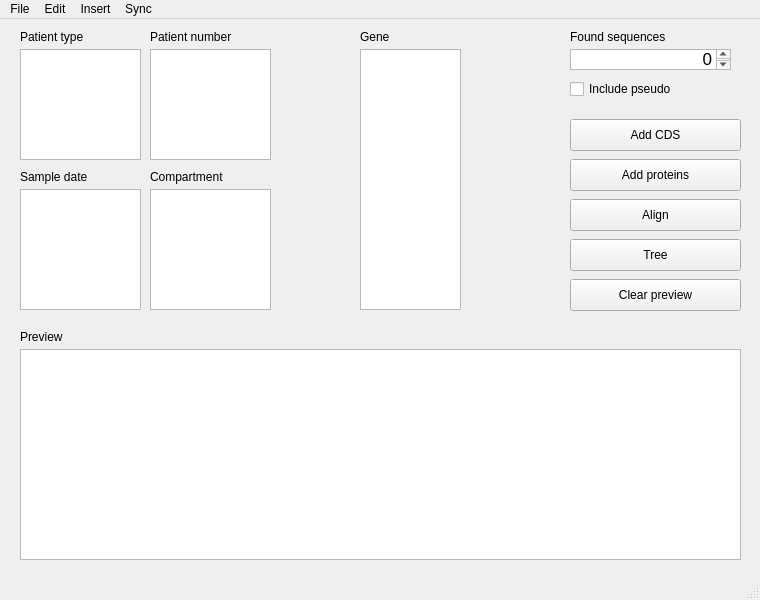
<?xml version="1.0" encoding="UTF-8"?>
<ui version="4.0">
 <class>MainWindow</class>
 <widget class="QMainWindow" name="MainWindow">
  <property name="geometry">
   <rect>
    <x>0</x>
    <y>0</y>
    <width>760</width>
    <height>600</height>
   </rect>
  </property>
  <property name="windowTitle">
   <string>MainWindow</string>
  </property>
  <widget class="QWidget" name="centralwidget">
   <widget class="QListWidget" name="patientTypeList">
    <property name="geometry">
     <rect>
      <x>20</x>
      <y>30</y>
      <width>121</width>
      <height>111</height>
     </rect>
    </property>
   </widget>
   <widget class="QLabel" name="label">
    <property name="geometry">
     <rect>
      <x>20</x>
      <y>10</y>
      <width>101</width>
      <height>16</height>
     </rect>
    </property>
    <property name="text">
     <string>Patient type</string>
    </property>
   </widget>
   <widget class="QListWidget" name="patientNumberList">
    <property name="geometry">
     <rect>
      <x>150</x>
      <y>30</y>
      <width>121</width>
      <height>111</height>
     </rect>
    </property>
   </widget>
   <widget class="QLabel" name="label_2">
    <property name="geometry">
     <rect>
      <x>150</x>
      <y>10</y>
      <width>101</width>
      <height>16</height>
     </rect>
    </property>
    <property name="text">
     <string>Patient number</string>
    </property>
   </widget>
   <widget class="QLabel" name="label_3">
    <property name="geometry">
     <rect>
      <x>20</x>
      <y>150</y>
      <width>101</width>
      <height>16</height>
     </rect>
    </property>
    <property name="text">
     <string>Sample date</string>
    </property>
   </widget>
   <widget class="QListWidget" name="sampleDateList">
    <property name="geometry">
     <rect>
      <x>20</x>
      <y>170</y>
      <width>121</width>
      <height>121</height>
     </rect>
    </property>
   </widget>
   <widget class="QListWidget" name="compartmentList">
    <property name="geometry">
     <rect>
      <x>150</x>
      <y>170</y>
      <width>121</width>
      <height>121</height>
     </rect>
    </property>
   </widget>
   <widget class="QLabel" name="label_4">
    <property name="geometry">
     <rect>
      <x>150</x>
      <y>150</y>
      <width>101</width>
      <height>16</height>
     </rect>
    </property>
    <property name="text">
     <string>Compartment</string>
    </property>
   </widget>
   <widget class="QLabel" name="label_5">
    <property name="geometry">
     <rect>
      <x>360</x>
      <y>10</y>
      <width>101</width>
      <height>16</height>
     </rect>
    </property>
    <property name="text">
     <string>Gene</string>
    </property>
   </widget>
   <widget class="QListWidget" name="geneList">
    <property name="geometry">
     <rect>
      <x>360</x>
      <y>30</y>
      <width>101</width>
      <height>261</height>
     </rect>
    </property>
   </widget>
   <widget class="QLabel" name="label_7">
    <property name="geometry">
     <rect>
      <x>570</x>
      <y>10</y>
      <width>141</width>
      <height>16</height>
     </rect>
    </property>
    <property name="text">
     <string>Found sequences</string>
    </property>
   </widget>
   <widget class="QTextEdit" name="numSeqText">
    <property name="geometry">
     <rect>
      <x>570</x>
      <y>30</y>
      <width>161</width>
      <height>21</height>
     </rect>
    </property>
    <property name="html">
     <string>&lt;!DOCTYPE HTML PUBLIC &quot;-//W3C//DTD HTML 4.0//EN&quot; &quot;http://www.w3.org/TR/REC-html40/strict.dtd&quot;&gt;
&lt;html&gt;&lt;head&gt;&lt;meta name=&quot;qrichtext&quot; content=&quot;1&quot; /&gt;&lt;style type=&quot;text/css&quot;&gt;
p, li { white-space: pre-wrap; }
&lt;/style&gt;&lt;/head&gt;&lt;body style=&quot; font-family:'.AppleSystemUIFont'; font-size:13pt; font-weight:400; font-style:normal;&quot;&gt;
&lt;p align=&quot;right&quot; style=&quot; margin-top:0px; margin-bottom:0px; margin-left:0px; margin-right:0px; -qt-block-indent:0; text-indent:0px;&quot;&gt;0&lt;/p&gt;&lt;/body&gt;&lt;/html&gt;</string>
    </property>
   </widget>
   <widget class="QPushButton" name="addCDSButton">
    <property name="geometry">
     <rect>
      <x>570</x>
      <y>100</y>
      <width>171</width>
      <height>32</height>
     </rect>
    </property>
    <property name="text">
     <string>Add CDS</string>
    </property>
   </widget>
   <widget class="QPushButton" name="addProteinsButton">
    <property name="geometry">
     <rect>
      <x>570</x>
      <y>140</y>
      <width>171</width>
      <height>32</height>
     </rect>
    </property>
    <property name="text">
     <string>Add proteins</string>
    </property>
   </widget>
   <widget class="QPushButton" name="treeButton">
    <property name="geometry">
     <rect>
      <x>570</x>
      <y>220</y>
      <width>171</width>
      <height>32</height>
     </rect>
    </property>
    <property name="text">
     <string>Tree</string>
    </property>
   </widget>
   <widget class="QPushButton" name="alignButton">
    <property name="geometry">
     <rect>
      <x>570</x>
      <y>180</y>
      <width>171</width>
      <height>32</height>
     </rect>
    </property>
    <property name="text">
     <string>Align</string>
    </property>
   </widget>
   <widget class="QPushButton" name="clearButton">
    <property name="geometry">
     <rect>
      <x>570</x>
      <y>260</y>
      <width>171</width>
      <height>32</height>
     </rect>
    </property>
    <property name="text">
     <string>Clear preview</string>
    </property>
   </widget>
   <widget class="QLabel" name="label_6">
    <property name="geometry">
     <rect>
      <x>20</x>
      <y>310</y>
      <width>141</width>
      <height>16</height>
     </rect>
    </property>
    <property name="text">
     <string>Preview</string>
    </property>
   </widget>
   <widget class="QPlainTextEdit" name="selectedSequencesArea">
    <property name="geometry">
     <rect>
      <x>20</x>
      <y>330</y>
      <width>721</width>
      <height>211</height>
     </rect>
    </property>
   </widget>
   <widget class="QCheckBox" name="checkBox">
    <property name="geometry">
     <rect>
      <x>570</x>
      <y>60</y>
      <width>121</width>
      <height>20</height>
     </rect>
    </property>
    <property name="text">
     <string>Include pseudo</string>
    </property>
   </widget>
  </widget>
  <widget class="QMenuBar" name="menubar">
   <property name="geometry">
    <rect>
     <x>0</x>
     <y>0</y>
     <width>760</width>
     <height>24</height>
    </rect>
   </property>
   <widget class="QMenu" name="menuNew_entry">
    <property name="title">
     <string>Insert</string>
    </property>
    <widget class="QMenu" name="menuNew_entry_2">
     <property name="title">
      <string>New entry</string>
     </property>
     <addaction name="actionAnnotated_from_reads_fastq"/>
     <addaction name="actionFrom_genome_fasta"/>
     <addaction name="actionFrom_NCBI_accessio_number"/>
     <addaction name="actionBlank_entry"/>
    </widget>
    <widget class="QMenu" name="menuNew_sequence">
     <property name="title">
      <string>New sequence</string>
     </property>
     <addaction name="actionTo_existing_entry"/>
     <addaction name="actionProtein"/>
    </widget>
    <addaction name="menuNew_entry_2"/>
    <addaction name="menuNew_sequence"/>
   </widget>
   <widget class="QMenu" name="menuSync">
    <property name="title">
     <string>Sync</string>
    </property>
   </widget>
   <widget class="QMenu" name="menuFile">
    <property name="title">
     <string>File</string>
    </property>
    <addaction name="actionSave_sequences"/>
    <addaction name="actionSave_alignment"/>
    <addaction name="actionSave_tree"/>
    <addaction name="actionQuit"/>
   </widget>
   <widget class="QMenu" name="menuEdit">
    <property name="title">
     <string>Edit</string>
    </property>
    <addaction name="actionModify_entry"/>
   </widget>
   <addaction name="menuFile"/>
   <addaction name="menuEdit"/>
   <addaction name="menuNew_entry"/>
   <addaction name="menuSync"/>
  </widget>
  <widget class="QStatusBar" name="statusbar"/>
  <action name="actionFrom_genome">
   <property name="text">
    <string>From genome (fasta)</string>
   </property>
  </action>
  <action name="actionFrom_reads">
   <property name="text">
    <string>From reads (fastq)</string>
   </property>
  </action>
  <action name="actionFrom_NCBI">
   <property name="text">
    <string>From NCBI accession no.</string>
   </property>
  </action>
  <action name="actionSave_alignment">
   <property name="enabled">
    <bool>false</bool>
   </property>
   <property name="text">
    <string>Save alignment (fasta)</string>
   </property>
  </action>
  <action name="actionSave_tree">
   <property name="enabled">
    <bool>false</bool>
   </property>
   <property name="text">
    <string>Save tree</string>
   </property>
  </action>
  <action name="actionSave_sequences">
   <property name="enabled">
    <bool>false</bool>
   </property>
   <property name="text">
    <string>Save sequences (fasta)</string>
   </property>
  </action>
  <action name="actionQuit">
   <property name="text">
    <string>Quit</string>
   </property>
  </action>
  <action name="actionModify_entry">
   <property name="text">
    <string>Modify entry</string>
   </property>
  </action>
  <action name="actionAnnotated_from_reads_fastq">
   <property name="text">
    <string>From reads (fastq)</string>
   </property>
  </action>
  <action name="actionFrom_genome_fasta">
   <property name="text">
    <string>From genome (fasta)</string>
   </property>
  </action>
  <action name="actionFrom_NCBI_accessio_number">
   <property name="text">
    <string>From NCBI accessio number </string>
   </property>
  </action>
  <action name="actionBlank_entry">
   <property name="text">
    <string>Blank entry</string>
   </property>
  </action>
  <action name="actionTo_existing_entry">
   <property name="text">
    <string>Nucleotide</string>
   </property>
  </action>
  <action name="actionProtein">
   <property name="text">
    <string>Protein</string>
   </property>
  </action>
 </widget>
 <resources/>
 <connections/>
</ui>
